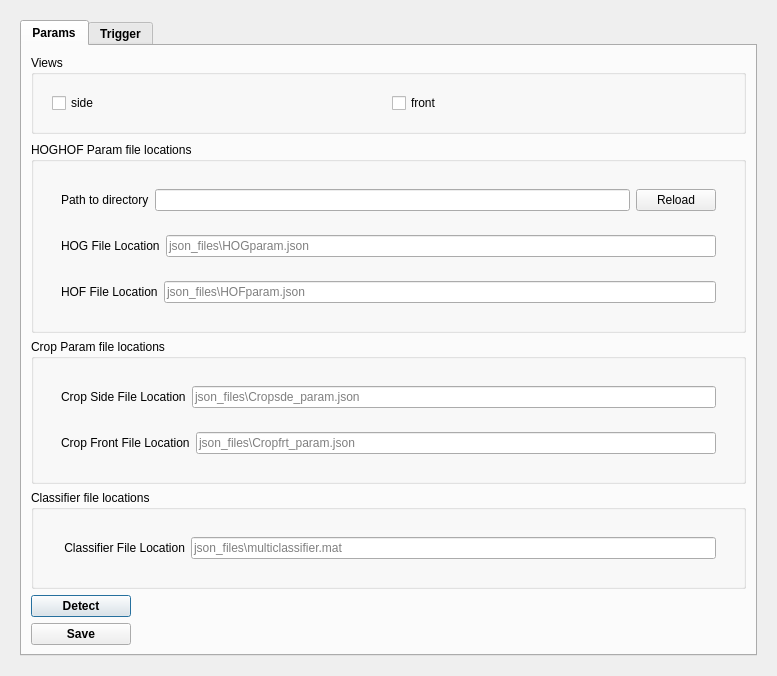
<?xml version="1.0" encoding="UTF-8"?>
<ui version="4.0">
 <class>JaabaPluginDialog</class>
 <widget class="QDialog" name="JaabaPlugin">
  <property name="geometry">
   <rect>
    <x>0</x>
    <y>0</y>
    <width>777</width>
    <height>331</height>
   </rect>
  </property>
  <property name="windowTitle">
   <string>Jaaba Plugin</string>
  </property>
  <layout class="QVBoxLayout" name="verticalLayout_2">
   <item>
    <widget class="QWidget" name="statusWidgetPtr" native="true">
     <property name="font">
      <font>
       <weight>50</weight>
       <bold>false</bold>
      </font>
     </property>
     <layout class="QHBoxLayout" name="horizontalLayout_3">
      <item>
       <widget class="QTabWidget" name="tabWidgetPtr">
        <property name="font">
         <font>
          <weight>75</weight>
          <bold>true</bold>
         </font>
        </property>
        <property name="currentIndex">
         <number>0</number>
        </property>
        <widget class="QWidget" name="ParamsTabPtr">
         <attribute name="title">
          <string>Params</string>
         </attribute>
         <layout class="QVBoxLayout" name="verticalLayout_6">
          <item>
           <widget class="QGroupBox" name="comGroupBoxPtr">
            <property name="font">
             <font>
              <weight>50</weight>
              <bold>false</bold>
             </font>
            </property>
            <property name="title">
             <string>Views</string>
            </property>
            <layout class="QVBoxLayout" name="verticalLayout_5">
             <item>
              <widget class="QWidget" name="commWidgetPtr" native="true">
               <layout class="QHBoxLayout" name="horizontalLayout_10">
                <item>
                 <widget class="QCheckBox" name="sideRadioButtonPtr_">
                  <property name="text">
                   <string>side</string>
                  </property>
                  <property name="checked">
                   <bool>false</bool>
                  </property>
                 </widget>
                </item>
                <item>
                 <widget class="QCheckBox" name="frontRadioButtonPtr_">
                  <property name="text">
                   <string>front</string>
                  </property>
                  <property name="checked">
                   <bool>false</bool>
                  </property>
                 </widget>
                </item>
               </layout>
              </widget>
             </item>
            </layout>
           </widget>
          </item>
          <item>
           <spacer name="verticalSpacer_4">
            <property name="orientation">
             <enum>Qt::Vertical</enum>
            </property>
            <property name="sizeHint" stdset="0">
             <size>
              <width>20</width>
              <height>10</height>
             </size>
            </property>
           </spacer>
          </item>
          <item>
           <widget class="QGroupBox" name="comGroupBoxPtr_1">
            <property name="font">
             <font>
              <weight>50</weight>
              <bold>false</bold>
             </font>
            </property>
            <property name="title">
             <string>HOGHOF Param file locations</string>
            </property>
            <layout class="QVBoxLayout" name="verticalLayout">
             <item>
              <widget class="QWidget" name="commWidgetPtr_1" native="true">
               <layout class="QVBoxLayout" name="verticalLayout_1">
                <item>
                 <widget class="QWidget" name="commWidgetPtr_2" native="true">
                  <layout class="QHBoxLayout" name="horizontalLayout_1">
                   <item>
                    <widget class="QLabel" name="comPortLabelPtr1">
                     <property name="sizePolicy">
                      <sizepolicy hsizetype="Fixed" vsizetype="Preferred">
                       <horstretch>0</horstretch>
                       <verstretch>0</verstretch>
                      </sizepolicy>
                     </property>
                     <property name="minimumSize">
                      <size>
                       <width>80</width>
                       <height>0</height>
                      </size>
                     </property>
                     <property name="maximumSize">
                      <size>
                       <width>150</width>
                       <height>16777215</height>
                      </size>
                     </property>
                     <property name="font">
                      <font>
                       <weight>50</weight>
                       <bold>false</bold>
                      </font>
                     </property>
                     <property name="text">
                      <string>Path to directory</string>
                     </property>
                    </widget>
                   </item>
                   <item>
                    <widget class="QLineEdit" name="pathtodir_">
                     <property name="placeholderText">
                      <string></string>
                     </property>
                    </widget>
                   </item>
                   <item>
                    <widget class="QPushButton" name="reloadPushButtonPtr_">
                     <property name="font">
                      <font>
                       <weight>50</weight>
                       <bold>false</bold>
                      </font>
                     </property>
                    <property name="text">
                     <string>Reload</string>
                    </property>
                    <property name="autoDefault">
                     <bool>false</bool>
                    </property>
                   </widget>
                  </item>
                  </layout>
                 </widget>
                </item>
                <item>
                 <widget class="QWidget" name="commWidgetPtr_3" native="true">
                  <layout class="QHBoxLayout" name="horizontalLayout_2">
                   <item>
                    <widget class="QLabel" name="comPortLabelPtr2">
                     <property name="sizePolicy">
                      <sizepolicy hsizetype="Fixed" vsizetype="Preferred">
                       <horstretch>0</horstretch>
                       <verstretch>0</verstretch>
                      </sizepolicy>
                     </property>
                     <property name="minimumSize">
                      <size>
                       <width>80</width>
                       <height>0</height>
                      </size>
                     </property>
                     <property name="maximumSize">
                      <size>
                       <width>150</width>
                       <height>16777215</height>
                      </size>
                     </property>
                     <property name="font">
                      <font>
                       <weight>50</weight>
                       <bold>false</bold>
                      </font>
                     </property>
                     <property name="text">
                      <string>HOG File Location</string>
                     </property>
                    </widget>
                   </item>
                   <item>
                    <widget class="QLineEdit" name="HOGParamFilePtr_">
                     <property name="placeholderText">
                      <string>json_files\HOGparam.json</string>
                     </property>                 
                    </widget>
                   </item>
                  </layout>
                 </widget> 
                </item>
                <item>
                 <widget class="QWidget" name="commWidgetPtr_4" native="true">
                  <layout class="QHBoxLayout" name="horizontalLayout_4">
                   <item>
                    <widget class="QLabel" name="comPortLabelPtr3">
                     <property name="sizePolicy">
                      <sizepolicy hsizetype="Fixed" vsizetype="Preferred">
                       <horstretch>0</horstretch>
                       <verstretch>0</verstretch>
                      </sizepolicy>
                     </property>
                     <property name="minimumSize">
                      <size>
                       <width>80</width>
                       <height>0</height>
                      </size>
                     </property>
                     <property name="maximumSize">
                      <size>
                       <width>150</width>
                       <height>16777215</height>
                      </size>
                     </property>
                     <property name="font">
                      <font>
                       <weight>50</weight>
                       <bold>false</bold>
                      </font>
                     </property>
                     <property name="text">
                      <string>HOF File Location</string>
                     </property>
                    </widget>
                   </item>
                   <item>
                    <widget class="QLineEdit" name="HOFParamFilePtr_">
                     <property name="placeholderText">
                      <string>json_files\HOFparam.json</string>
                     </property>
                    </widget>
                   </item>
                  </layout>
                 </widget>
                </item>
               </layout>
              </widget>
             </item>
            </layout>
           </widget>
          </item>
          <item>
           <widget class="QGroupBox" name="CropcomGroupBoxPtr">
            <property name="font">
             <font>
              <weight>50</weight>
              <bold>false</bold>
             </font>
            </property>
            <property name="title">
             <string>Crop Param file locations</string>
            </property>
            <layout class="QVBoxLayout" name="CropverticalLayout_1">
             <item>
              <widget class="QWidget" name="CropcommWidgetPtr_1" native="true">
               <layout class="QVBoxLayout" name="CropverticalLayout_2">
                <item>
                 <widget class="QWidget" name="CropcommWidgetPtr_2" native="true">
                  <layout class="QHBoxLayout" name="CrophorizontalLayout_1">
                   <item>
                    <widget class="QLabel" name="CropcomPortLabelPtr1">
                     <property name="sizePolicy">
                      <sizepolicy hsizetype="Fixed" vsizetype="Preferred">
                       <horstretch>0</horstretch>
                       <verstretch>0</verstretch>
                      </sizepolicy>
                     </property>
                     <property name="minimumSize">
                      <size>
                       <width>80</width>
                       <height>0</height>
                      </size>
                     </property>
                     <property name="maximumSize">
                      <size>
                       <width>250</width>
                       <height>16777215</height>
                      </size>
                     </property>
                     <property name="font">
                      <font>
                       <weight>50</weight>
                       <bold>false</bold>
                      </font>
                     </property>
                     <property name="text">
                      <string>Crop Side File Location</string>
                     </property>
                    </widget>
                   </item>
                   <item>
                    <widget class="QLineEdit" name="CropSideParamFilePtr_">
                     <property name="placeholderText">
                      <string>json_files\Cropsde_param.json</string>
                     </property>
                    </widget>
                   </item>
                  </layout>
                 </widget>
                </item>
                <item>
                 <widget class="QWidget" name="CropcommWidgetPtr_3" native="true">
                  <layout class="QHBoxLayout" name="CrophorizontalLayout_2">
                   <item>
                    <widget class="QLabel" name="CropcomPortLabelPtr2">
                     <property name="sizePolicy">
                      <sizepolicy hsizetype="Fixed" vsizetype="Preferred">
                       <horstretch>0</horstretch>
                       <verstretch>0</verstretch>
                      </sizepolicy>
                     </property>
                     <property name="minimumSize">
                      <size>
                       <width>80</width>
                       <height>0</height>
                      </size>
                     </property>
                     <property name="maximumSize">
                      <size>
                       <width>250</width>
                       <height>16777215</height>
                      </size>
                     </property>
                     <property name="font">
                      <font>
                       <weight>50</weight>
                       <bold>false</bold>
                      </font>
                     </property>
                     <property name="text">
                      <string>Crop Front File Location</string>
                     </property>
                    </widget>
                   </item>
                   <item>
                    <widget class="QLineEdit" name="CropFrontParamFilePtr_">
                     <property name="placeholderText">
                      <string>json_files\Cropfrt_param.json</string>
                     </property>
                    </widget>
                   </item>
                  </layout>
                 </widget>
                </item>
               </layout>
              </widget>
             </item>
            </layout>
           </widget>
          </item>
          <item>
           <widget class="QGroupBox" name="ClasscomGroupBoxPtr">
            <property name="font">
             <font>
              <weight>50</weight>
              <bold>false</bold>
             </font>
            </property>
            <property name="title">
             <string>Classifier file locations</string>
            </property>
            <layout class="QVBoxLayout" name="ClassverticalLayout_1">
             <item>
              <widget class="QWidget" name="ClasscommWidgetPtr_1" native="true">
               <layout class="QVBoxLayout" name="ClassverticalLayout_2">
                <item>
                 <widget class="QWidget" name="ClasscommWidgetPtr_2" native="true">
                  <layout class="QHBoxLayout" name="ClasshorizontalLayout_1">
                   <item>
                    <widget class="QLabel" name="ClasscomPortLabelPtr1">
                     <property name="sizePolicy">
                      <sizepolicy hsizetype="Fixed" vsizetype="Preferred">
                       <horstretch>0</horstretch>
                       <verstretch>0</verstretch>
                      </sizepolicy>
                     </property>
                     <property name="minimumSize">
                      <size>
                       <width>80</width>
                       <height>0</height>
                      </size>
                     </property>
                     <property name="maximumSize">
                      <size>
                       <width>250</width>
                       <height>16777215</height>
                      </size>
                     </property>
                     <property name="font">
                      <font>
                       <weight>50</weight>
                       <bold>false</bold>
                      </font>
                     </property>
                     <property name="text">
                      <string> Classifier File Location</string>
                     </property>
                    </widget>
                   </item>
                   <item>
                    <widget class="QLineEdit" name="ClassFilePtr_">
                     <property name="placeholderText">
                      <string>json_files\multiclassifier.mat</string>
                     </property>
                    </widget>
                   </item>
                  </layout>
                 </widget>
                </item>
                </layout>
              </widget>
             </item>
            </layout>
           </widget>
          </item>
          <item>
           <widget class="QPushButton" name="detectButtonPtr_">
            <property name="text">
             <string>Detect</string>
            </property>
            <property name="maximumSize">
              <size>
               <width>100</width>
               <height>100</height>
              </size>
            </property>
           </widget>
          </item>
          <item>
           <widget class="QPushButton" name="saveButtonPtr_">
            <property name="text">
             <string>Save</string>
            </property>
            <property name="maximumSize">
              <size>
               <width>100</width>
               <height>100</height>
              </size>
            </property>
           </widget>
          </item>
         </layout> 
        </widget>           
        <widget class="QWidget" name="triggerTabPtr">
         <attribute name="title">
          <string>Trigger</string>
         </attribute>
         <layout class="QVBoxLayout" name="verticalLayout_3">
          <item>
           <widget class="QCustomPlot" name="livePlotPtr" native="true">
            <property name="sizePolicy">
             <sizepolicy hsizetype="Preferred" vsizetype="Expanding">
              <horstretch>0</horstretch>
              <verstretch>0</verstretch>
             </sizepolicy>
            </property>
           </widget>
          </item>
         </layout>
        </widget>
       </widget>
      </item>
     </layout>
    </widget>
   </item> 
  </layout>
 </widget>
 <customwidgets>
  <customwidget>
   <class>QCustomPlot</class>
   <extends>QWidget</extends>
   <header>qcustomplot.h</header>
   <container>1</container>
  </customwidget>
 </customwidgets>
 <resources/>
 <connections/>
</ui>
